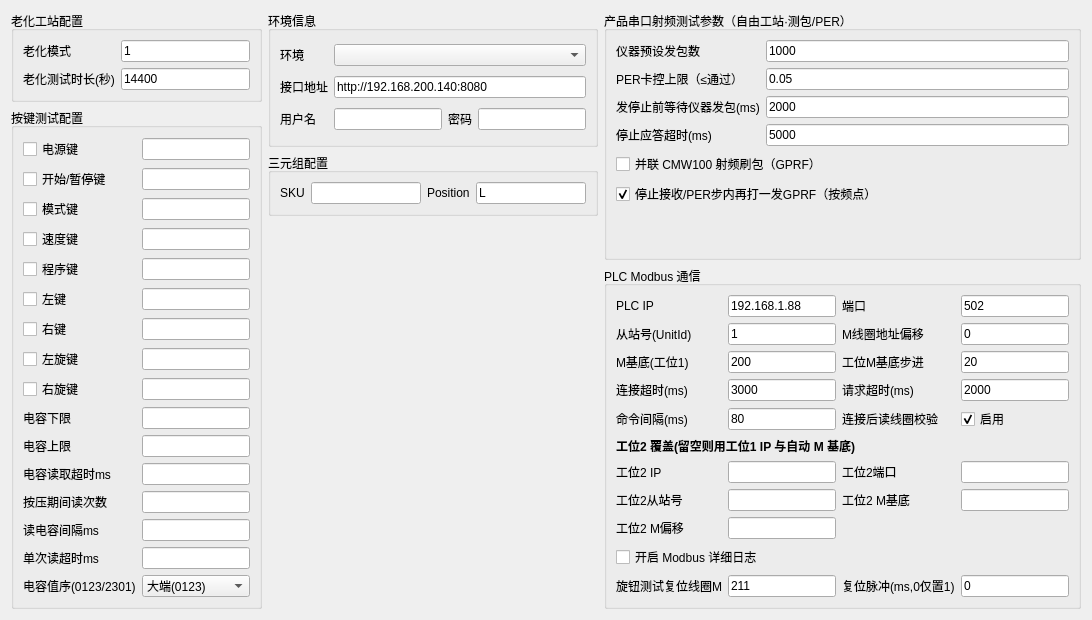
     <widget class="QWidget" name="tab_2">
      <attribute name="title">
       <string>测试详细配置</string>
      </attribute>
      <layout class="QGridLayout" name="gridLayout_7">
       <item row="0" column="0">
        <widget class="QGroupBox" name="groupBox_ageingConfig">
         <property name="title">
          <string>老化工站配置</string>
         </property>
         <layout class="QFormLayout" name="formLayout">
          <item row="0" column="0">
           <widget class="QLabel" name="label_ageingBurningMode">
            <property name="text">
             <string>老化模式</string>
            </property>
           </widget>
          </item>
          <item row="0" column="1">
           <widget class="QLineEdit" name="lineEdit_ageingBurningMode">
            <property name="sizePolicy">
             <sizepolicy hsizetype="Preferred" vsizetype="Fixed">
              <horstretch>0</horstretch>
              <verstretch>0</verstretch>
             </sizepolicy>
            </property>
            <property name="text">
             <string>1</string>
            </property>
           </widget>
          </item>
          <item row="1" column="0">
           <widget class="QLabel" name="label_ageingBurningSeconds">
            <property name="text">
             <string>老化测试时长(秒)</string>
            </property>
           </widget>
          </item>
          <item row="1" column="1">
           <widget class="QLineEdit" name="lineEdit_ageingBurningSeconds">
            <property name="sizePolicy">
             <sizepolicy hsizetype="Preferred" vsizetype="Fixed">
              <horstretch>0</horstretch>
              <verstretch>0</verstretch>
             </sizepolicy>
            </property>
            <property name="text">
             <string>14400</string>
            </property>
           </widget>
          </item>
         </layout>
        </widget>
       </item>
       <item row="0" column="1" rowspan="2">
        <widget class="QGroupBox" name="groupBox_tupleEnvironment">
         <property name="title">
          <string>环境信息</string>
         </property>
         <layout class="QGridLayout" name="gridLayout_tupleEnvironment">
          <item row="0" column="0">
           <widget class="QLabel" name="label_tupleEnvironment">
            <property name="text">
             <string>环境</string>
            </property>
           </widget>
          </item>
          <item row="0" column="1" colspan="3">
           <widget class="QComboBox" name="comboBox_tupleEnvironment"/>
          </item>
          <item row="1" column="0">
           <widget class="QLabel" name="label_tupleBaseUrl">
            <property name="text">
             <string>接口地址</string>
            </property>
           </widget>
          </item>
          <item row="1" column="1" colspan="3">
           <widget class="QLineEdit" name="lineEdit_tupleBaseUrl">
            <property name="text">
             <string>http://192.168.200.140:8080</string>
            </property>
           </widget>
          </item>
          <item row="2" column="0">
           <widget class="QLabel" name="label_tupleAuthUser">
            <property name="text">
             <string>用户名</string>
            </property>
           </widget>
          </item>
          <item row="2" column="1">
           <widget class="QLineEdit" name="lineEdit_tupleAuthUser"/>
          </item>
          <item row="2" column="2">
           <widget class="QLabel" name="label_tupleAuthPassword">
            <property name="text">
             <string>密码</string>
            </property>
           </widget>
          </item>
          <item row="2" column="3">
           <widget class="QLineEdit" name="lineEdit_tupleAuthPassword">
            <property name="echoMode">
             <enum>QLineEdit::Password</enum>
            </property>
           </widget>
          </item>
         </layout>
        </widget>
       </item>
       <item row="0" column="2" rowspan="4">
        <widget class="QGroupBox" name="groupBox_brushInstrument">
         <property name="title">
          <string>产品串口射频测试参数（自由工站·测包/PER）</string>
         </property>
         <layout class="QFormLayout" name="formLayout_brushInstrument">
          <item row="0" column="0">
           <widget class="QLabel" name="label_brushInstrumentSendPacketCount">
            <property name="text">
             <string>仪器预设发包数</string>
            </property>
           </widget>
          </item>
          <item row="0" column="1">
           <widget class="QLineEdit" name="lineEdit_brushInstrumentSendPacketCount">
            <property name="text">
             <string>1000</string>
            </property>
           </widget>
          </item>
          <item row="1" column="0">
           <widget class="QLabel" name="label_brushInstrumentMaxPer">
            <property name="text">
             <string>PER卡控上限（≤通过）</string>
            </property>
           </widget>
          </item>
          <item row="1" column="1">
           <widget class="QLineEdit" name="lineEdit_brushInstrumentMaxPer">
            <property name="text">
             <string>0.05</string>
            </property>
           </widget>
          </item>
          <item row="2" column="0">
           <widget class="QLabel" name="label_brushInstrumentPacketPhaseWaitMs">
            <property name="text">
             <string>发停止前等待仪器发包(ms)</string>
            </property>
           </widget>
          </item>
          <item row="2" column="1">
           <widget class="QLineEdit" name="lineEdit_brushInstrumentPacketPhaseWaitMs">
            <property name="text">
             <string>2000</string>
            </property>
           </widget>
          </item>
          <item row="3" column="0">
           <widget class="QLabel" name="label_brushInstrumentStopAckTimeoutMs">
            <property name="text">
             <string>停止应答超时(ms)</string>
            </property>
           </widget>
          </item>
          <item row="3" column="1">
           <widget class="QLineEdit" name="lineEdit_brushInstrumentStopAckTimeoutMs">
            <property name="text">
             <string>5000</string>
            </property>
           </widget>
          </item>
          <item row="4" column="0" colspan="2">
           <widget class="QCheckBox" name="checkBox_freeInstrumentBleBrushCmwConcurrent">
            <property name="toolTip">
             <string>&lt;html&gt;&lt;head/&gt;&lt;body&gt;&lt;p&gt;勾选后「停止接收与PER」步在等待 BrushInstrument/PacketPhaseWaitMs 前先经 VISA 打 CMW GPRF ARB（与 BlePer/Cmw* 同源）；需 BlePer/CmwVisaAddress。调试：BlePer/CmwVisaTrace 打印每条 SCPI/读回。顺序对标 docs/cmw100rx.txt：突发内 TRIG→STAT ON，默认 BlePer/CmwBurstPollArbScount=true 轮询 SOURce:GPRF:GEN:ARB:SCOunt? 再补足毫秒；BlePer/CmwWaitArbScount=true 仍为仅轮询不补足的旧语义；BlePer/CmwBurstPollArbScount=false 退回纯定时。INI：FreeInstrument/BleBrushCmwConcurrent。&lt;/p&gt;&lt;/body&gt;&lt;/html&gt;</string>
            </property>
            <property name="text">
             <string>并联 CMW100 射频刷包（GPRF）</string>
            </property>
           </widget>
          </item>
          <item row="5" column="0" colspan="2">
           <widget class="QCheckBox" name="checkBox_freeInstrumentBleBrushCmwOnStopPer">
            <property name="toolTip">
             <string>&lt;html&gt;&lt;head/&gt;&lt;body&gt;&lt;p&gt;勾选：每个「停止接收与PER」步在等待发包窗口前再打一发GPRF（与 profile 对齐）。取消勾选：适合已在前序执行六个「并联CMW播放*MHz」步，避免停止接收/PER 步重复打射频。INI：FreeInstrument/BleBrushCmwOnStopPer，默认勾选。&lt;/p&gt;&lt;/body&gt;&lt;/html&gt;</string>
            </property>
            <property name="text">
             <string>停止接收/PER步内再打一发GPRF（按频点）</string>
            </property>
            <property name="checked">
             <bool>true</bool>
            </property>
           </widget>
          </item>
         </layout>
        </widget>
       </item>
       <item row="1" column="0" rowspan="4">
        <widget class="QGroupBox" name="groupBox_keyConfig">
         <property name="title">
          <string>按键测试配置</string>
         </property>
         <layout class="QGridLayout" name="gridLayout_keyConfig">
          <item row="2" column="1">
           <widget class="QLineEdit" name="lineEdit_KeyIdMode"/>
          </item>
          <item row="5" column="1">
           <widget class="QLineEdit" name="lineEdit_KeyIdLeft"/>
          </item>
          <item row="8" column="1">
           <widget class="QLineEdit" name="lineEdit_KeyIdRightRotate"/>
          </item>
          <item row="6" column="1">
           <widget class="QLineEdit" name="lineEdit_KeyIdRight"/>
          </item>
          <item row="4" column="1">
           <widget class="QLineEdit" name="lineEdit_KeyIdProgram"/>
          </item>
          <item row="8" column="0">
           <widget class="QCheckBox" name="checkBox_KeyIdRightRotate">
            <property name="text">
             <string>右旋键</string>
            </property>
           </widget>
          </item>
          <item row="4" column="0">
           <widget class="QCheckBox" name="checkBox_KeyIdProgram">
            <property name="text">
             <string>程序键</string>
            </property>
           </widget>
          </item>
          <item row="3" column="1">
           <widget class="QLineEdit" name="lineEdit_KeyIdSpeed"/>
          </item>
          <item row="0" column="0">
           <widget class="QCheckBox" name="checkBox_KeyIdPower">
            <property name="text">
             <string>电源键</string>
            </property>
           </widget>
          </item>
          <item row="1" column="0">
           <widget class="QCheckBox" name="checkBox_KeyIdStartPause">
            <property name="text">
             <string>开始/暂停键</string>
            </property>
           </widget>
          </item>
          <item row="1" column="1">
           <widget class="QLineEdit" name="lineEdit_KeyIdStartPause"/>
          </item>
          <item row="5" column="0">
           <widget class="QCheckBox" name="checkBox_KeyIdLeft">
            <property name="text">
             <string>左键</string>
            </property>
           </widget>
          </item>
          <item row="7" column="0">
           <widget class="QCheckBox" name="checkBox_KeyIdLeftRotate">
            <property name="text">
             <string>左旋键</string>
            </property>
           </widget>
          </item>
          <item row="6" column="0">
           <widget class="QCheckBox" name="checkBox_KeyIdRight">
            <property name="text">
             <string>右键</string>
            </property>
           </widget>
          </item>
          <item row="7" column="1">
           <widget class="QLineEdit" name="lineEdit_KeyIdLeftRotate"/>
          </item>
          <item row="2" column="0">
           <widget class="QCheckBox" name="checkBox_KeyIdMode">
            <property name="text">
             <string>模式键</string>
            </property>
           </widget>
          </item>
          <item row="3" column="0">
           <widget class="QCheckBox" name="checkBox_KeyIdSpeed">
            <property name="text">
             <string>速度键</string>
            </property>
           </widget>
          </item>
          <item row="0" column="1">
           <widget class="QLineEdit" name="lineEdit_KeyIdPower"/>
          </item>
          <item row="9" column="0">
           <widget class="QLabel" name="label_KeyCapLow">
            <property name="text">
             <string>电容下限</string>
            </property>
           </widget>
          </item>
          <item row="9" column="1">
           <widget class="QLineEdit" name="lineEdit_KeyCapLow"/>
          </item>
          <item row="10" column="0">
           <widget class="QLabel" name="label_KeyCapHigh">
            <property name="text">
             <string>电容上限</string>
            </property>
           </widget>
          </item>
          <item row="10" column="1">
           <widget class="QLineEdit" name="lineEdit_KeyCapHigh"/>
          </item>
          <item row="11" column="0">
           <widget class="QLabel" name="label_KeyCapReadTimeoutMs">
            <property name="text">
             <string>电容读取超时ms</string>
            </property>
           </widget>
          </item>
          <item row="11" column="1">
           <widget class="QLineEdit" name="lineEdit_KeyCapReadTimeoutMs"/>
          </item>
          <item row="12" column="0">
           <widget class="QLabel" name="label_KeyCapReadCount">
            <property name="text">
             <string>按压期间读次数</string>
            </property>
           </widget>
          </item>
          <item row="12" column="1">
           <widget class="QLineEdit" name="lineEdit_KeyCapReadCount"/>
          </item>
          <item row="13" column="0">
           <widget class="QLabel" name="label_KeyCapReadIntervalMs">
            <property name="text">
             <string>读电容间隔ms</string>
            </property>
           </widget>
          </item>
          <item row="13" column="1">
           <widget class="QLineEdit" name="lineEdit_KeyCapReadIntervalMs"/>
          </item>
          <item row="14" column="0">
           <widget class="QLabel" name="label_KeyCapSingleReadTimeoutMs">
            <property name="text">
             <string>单次读超时ms</string>
            </property>
           </widget>
          </item>
          <item row="14" column="1">
           <widget class="QLineEdit" name="lineEdit_KeyCapSingleReadTimeoutMs"/>
          </item>
          <item row="15" column="0">
           <widget class="QLabel" name="label_KeyCapValueEndian">
            <property name="text">
             <string>电容值序(0123/2301)</string>
            </property>
           </widget>
          </item>
          <item row="15" column="1">
           <widget class="QComboBox" name="comboBox_KeyCapValueEndian">
            <item>
             <property name="text">
              <string>大端(0123)</string>
             </property>
            </item>
            <item>
             <property name="text">
              <string>小端(2301)</string>
             </property>
            </item>
           </widget>
          </item>
         </layout>
        </widget>
       </item>
       <item row="2" column="1">
        <widget class="QGroupBox" name="groupBox_tupleConfig">
         <property name="title">
          <string>三元组配置</string>
         </property>
         <layout class="QGridLayout" name="gridLayout_tupleConfig">
          <item row="0" column="0">
           <widget class="QLabel" name="label_tupleSku">
            <property name="text">
             <string>SKU</string>
            </property>
           </widget>
          </item>
          <item row="0" column="1">
           <widget class="QLineEdit" name="lineEdit_tupleSku"/>
          </item>
          <item row="0" column="2">
           <widget class="QLabel" name="label_tuplePosition">
            <property name="text">
             <string>Position</string>
            </property>
           </widget>
          </item>
          <item row="0" column="3">
           <widget class="QLineEdit" name="lineEdit_tuplePosition">
            <property name="text">
             <string>L</string>
            </property>
           </widget>
          </item>
         </layout>
        </widget>
       </item>
       <item row="4" column="2">
        <widget class="QGroupBox" name="groupBox_plcModbusDebug">
         <property name="title">
          <string>PLC Modbus 通信</string>
         </property>
         <layout class="QGridLayout" name="gridLayout_plcModbus">
          <item row="3" column="3">
           <widget class="QLineEdit" name="lineEdit_plcRequestTimeoutMs">
            <property name="text">
             <string>2000</string>
            </property>
           </widget>
          </item>
          <item row="1" column="0">
           <widget class="QLabel" name="label_plcUnitId">
            <property name="text">
             <string>从站号(UnitId)</string>
            </property>
           </widget>
          </item>
          <item row="2" column="2">
           <widget class="QLabel" name="label_plcMBaseStationStep">
            <property name="text">
             <string>工位M基底步进</string>
            </property>
           </widget>
          </item>
          <item row="8" column="1">
           <widget class="QLineEdit" name="lineEdit_plcMCoilOffsetStation2"/>
          </item>
          <item row="7" column="0">
           <widget class="QLabel" name="label_plcUnitIdStation2">
            <property name="text">
             <string>工位2从站号</string>
            </property>
           </widget>
          </item>
          <item row="6" column="3">
           <widget class="QLineEdit" name="lineEdit_plcPortStation2"/>
          </item>
          <item row="7" column="1">
           <widget class="QLineEdit" name="lineEdit_plcUnitIdStation2"/>
          </item>
          <item row="2" column="0">
           <widget class="QLabel" name="label_plcMBase">
            <property name="text">
             <string>M基底(工位1)</string>
            </property>
           </widget>
          </item>
          <item row="6" column="2">
           <widget class="QLabel" name="label_plcPortStation2">
            <property name="text">
             <string>工位2端口</string>
            </property>
           </widget>
          </item>
          <item row="4" column="3">
           <widget class="QCheckBox" name="checkBox_plcConnectVerifyRead">
            <property name="text">
             <string>启用</string>
            </property>
            <property name="checked">
             <bool>true</bool>
            </property>
           </widget>
          </item>
          <item row="4" column="1">
           <widget class="QLineEdit" name="lineEdit_plcCommandGapMs">
            <property name="text">
             <string>80</string>
            </property>
           </widget>
          </item>
          <item row="5" column="0" colspan="4">
           <widget class="QLabel" name="label_plcStation2Title">
            <property name="styleSheet">
             <string notr="true">font-weight: 600;</string>
            </property>
            <property name="text">
             <string>工位2 覆盖(留空则用工位1 IP 与自动 M 基底)</string>
            </property>
           </widget>
          </item>
          <item row="2" column="3">
           <widget class="QLineEdit" name="lineEdit_plcMBaseStationStep">
            <property name="text">
             <string>20</string>
            </property>
           </widget>
          </item>
          <item row="8" column="0">
           <widget class="QLabel" name="label_plcMCoilOffsetStation2">
            <property name="text">
             <string>工位2 M偏移</string>
            </property>
           </widget>
          </item>
          <item row="0" column="3">
           <widget class="QLineEdit" name="lineEdit_plcPort">
            <property name="text">
             <string>502</string>
            </property>
           </widget>
          </item>
          <item row="1" column="2">
           <widget class="QLabel" name="label_plcMCoilOffset">
            <property name="text">
             <string>M线圈地址偏移</string>
            </property>
           </widget>
          </item>
          <item row="2" column="1">
           <widget class="QLineEdit" name="lineEdit_plcMBase">
            <property name="text">
             <string>200</string>
            </property>
           </widget>
          </item>
          <item row="0" column="2">
           <widget class="QLabel" name="label_plcPort">
            <property name="text">
             <string>端口</string>
            </property>
           </widget>
          </item>
          <item row="1" column="3">
           <widget class="QLineEdit" name="lineEdit_plcMCoilOffset">
            <property name="text">
             <string>0</string>
            </property>
           </widget>
          </item>
          <item row="7" column="2">
           <widget class="QLabel" name="label_plcMBaseStation2">
            <property name="text">
             <string>工位2 M基底</string>
            </property>
           </widget>
          </item>
          <item row="3" column="2">
           <widget class="QLabel" name="label_plcRequestTimeoutMs">
            <property name="text">
             <string>请求超时(ms)</string>
            </property>
           </widget>
          </item>
          <item row="1" column="1">
           <widget class="QLineEdit" name="lineEdit_plcUnitId">
            <property name="text">
             <string>1</string>
            </property>
           </widget>
          </item>
          <item row="0" column="1">
           <widget class="QLineEdit" name="lineEdit_plcIpAddress">
            <property name="text">
             <string>192.168.1.88</string>
            </property>
           </widget>
          </item>
          <item row="4" column="2">
           <widget class="QLabel" name="label_plcConnectVerifyRead">
            <property name="text">
             <string>连接后读线圈校验</string>
            </property>
           </widget>
          </item>
          <item row="3" column="1">
           <widget class="QLineEdit" name="lineEdit_plcConnectTimeoutMs">
            <property name="text">
             <string>3000</string>
            </property>
           </widget>
          </item>
          <item row="7" column="3">
           <widget class="QLineEdit" name="lineEdit_plcMBaseStation2"/>
          </item>
          <item row="6" column="0">
           <widget class="QLabel" name="label_plcIpStation2">
            <property name="text">
             <string>工位2 IP</string>
            </property>
           </widget>
          </item>
          <item row="3" column="0">
           <widget class="QLabel" name="label_plcConnectTimeoutMs">
            <property name="text">
             <string>连接超时(ms)</string>
            </property>
           </widget>
          </item>
          <item row="4" column="0">
           <widget class="QLabel" name="label_plcCommandGapMs">
            <property name="text">
             <string>命令间隔(ms)</string>
            </property>
           </widget>
          </item>
          <item row="6" column="1">
           <widget class="QLineEdit" name="lineEdit_plcIpAddressStation2"/>
          </item>
          <item row="9" column="0" colspan="2">
           <widget class="QCheckBox" name="checkBox_plcModbusTrace">
            <property name="toolTip">
             <string>勾选后：界面日志输出 [PLC调试] 会话摘要；Qt 调试输出 [H5U-Modbus] 收发十六进制。环境变量 PLC_MODBUS_TRACE=1 亦可强制开启。</string>
            </property>
            <property name="text">
             <string>开启 Modbus 详细日志</string>
            </property>
           </widget>
          </item>
          <item row="10" column="0">
           <widget class="QLabel" name="label_plcSwitchDoneResetM">
            <property name="text">
             <string>旋钮测试复位线圈M</string>
            </property>
           </widget>
          </item>
          <item row="10" column="1">
           <widget class="QLineEdit" name="lineEdit_plcSwitchDoneResetM">
            <property name="text">
             <string>211</string>
            </property>
           </widget>
          </item>
          <item row="10" column="2">
           <widget class="QLabel" name="label_plcSwitchDoneResetPulseMs">
            <property name="text">
             <string>复位脉冲(ms,0仅置1)</string>
            </property>
           </widget>
          </item>
          <item row="10" column="3">
           <widget class="QLineEdit" name="lineEdit_plcSwitchDoneResetPulseMs">
            <property name="text">
             <string>0</string>
            </property>
           </widget>
          </item>
          <item row="0" column="0">
           <widget class="QLabel" name="label_plcIp">
            <property name="text">
             <string>PLC IP</string>
            </property>
           </widget>
          </item>
         </layout>
        </widget>
       </item>
      </layout>
     </widget>
